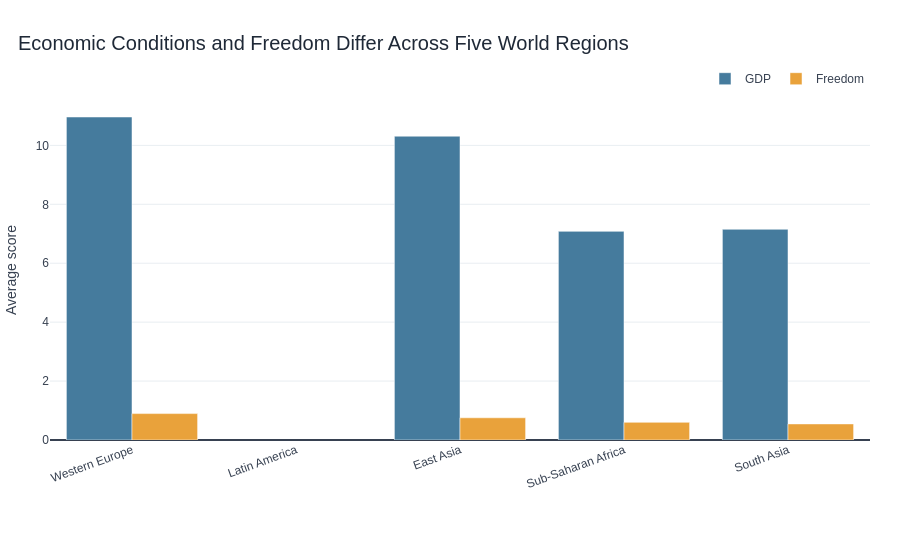

Notebook source saved alongside this figure:
### Code cell
# Stretch goal — grouped bar chart

# Step 1: Select the five regions
selected_regions = [
    'Western Europe',
    'Latin America',
    'East Asia',
    'Sub-Saharan Africa',
    'South Asia'
]

# Step 2: Calculate average GDP and Freedom by regions
factor_avg = (
    df[df['Region'].isin(selected_regions)]
    .groupby('Region')[['GDP', 'Freedom']]
    .mean()
    .reindex(selected_regions)
    .reset_index()
)

# Step 3: Reshape the data for grouped bars
factor_long = factor_avg.melt(
    id_vars='Region',
    value_vars=['GDP', 'Freedom'],
    var_name='Factor',
    value_name='Average Score'
)

# Step 4: Build the chart
fig3 = px.bar(
    factor_long,
    x='Region',
    y='Average Score',
    color='Factor',
    barmode='group',
    color_discrete_map={
        'GDP': '#457B9D',
        'Freedom': '#E9A23B'
    },
    title=(
        'Economic Conditions and Freedom Differ Across '
        'Five World Regions'
    ),
    labels={
        'Region': '',
        'Average Score': 'Average factor score',
        'Factor': 'Indicator'
    },
    category_orders={
        'Region': selected_regions,
        'Factor': ['GDP', 'Freedom']
    }
)

# Step 5: Polish the design
fig3.update_layout(
    template='plotly_white',
    title=dict(
        font=dict(size=20, color='#1F2937'),
        x=0.02,
        xanchor='left'
    ),
    font=dict(
        family='Arial, sans-serif',
        size=12,
        color='#374151'
    ),
    plot_bgcolor='white',
    paper_bgcolor='white',
    height=550,
    margin=dict(l=50, r=30, t=100, b=110),
    legend=dict(
        title='',
        orientation='h',
        yanchor='bottom',
        y=1.02,
        xanchor='right',
        x=1
    ),
    xaxis=dict(
        tickangle=-20,
        showgrid=False
    ),
    yaxis=dict(
        title='Average score',
        rangemode='tozero',
        showgrid=True,
        gridcolor='#E9EEF2',
        zeroline=True,
        zerolinecolor='#374151'
    )
)

fig3.show()

### Figure 1 — Plotly figure (JSON) as saved in the notebook; plotly's stock layout.template omitted (floating-point values rounded to 4 significant figures)
{"data": [{"alignmentgroup": "True", "hovertemplate": "Indicator=GDP<br>=%{x}<br>Average factor score=%{y}<extra></extra>", "legendgroup": "GDP", "marker": {"color": "#457B9D", "pattern": {"shape": ""}}, "name": "GDP", "offsetgroup": "GDP", "orientation": "v", "showlegend": true, "textposition": "auto", "type": "bar", "x": ["Western Europe", "Latin America", "East Asia", "Sub-Saharan Africa", "South Asia"], "xaxis": "x", "y": [10.96, NaN, 10.31, 7.082, 7.152], "yaxis": "y"}, {"alignmentgroup": "True", "hovertemplate": "Indicator=Freedom<br>=%{x}<br>Average factor score=%{y}<extra></extra>", "legendgroup": "Freedom", "marker": {"color": "#E9A23B", "pattern": {"shape": ""}}, "name": "Freedom", "offsetgroup": "Freedom", "orientation": "v", "showlegend": true, "textposition": "auto", "type": "bar", "x": ["Western Europe", "Latin America", "East Asia", "Sub-Saharan Africa", "South Asia"], "xaxis": "x", "y": [0.8961, NaN, 0.754, 0.5994, 0.5463], "yaxis": "y"}], "layout": {"barmode": "group", "font": {"color": "#374151", "family": "Arial, sans-serif", "size": 12}, "height": 550, "legend": {"orientation": "h", "title": {"text": ""}, "tracegroupgap": 0, "x": 1, "xanchor": "right", "y": 1.02, "yanchor": "bottom"}, "margin": {"b": 110, "l": 50, "r": 30, "t": 100}, "paper_bgcolor": "white", "plot_bgcolor": "white", "title": {"font": {"color": "#1F2937", "size": 20}, "text": "Economic Conditions and Freedom Differ Across Five World Regions", "x": 0.02, "xanchor": "left"}, "xaxis": {"anchor": "y", "categoryarray": ["Western Europe", "Latin America", "East Asia", "Sub-Saharan Africa", "South Asia"], "categoryorder": "array", "domain": [0, 1], "showgrid": false, "tickangle": -20, "title": {"text": ""}}, "yaxis": {"anchor": "x", "domain": [0, 1], "gridcolor": "#E9EEF2", "rangemode": "tozero", "showgrid": true, "title": {"text": "Average score"}, "zeroline": true, "zerolinecolor": "#374151"}}}
